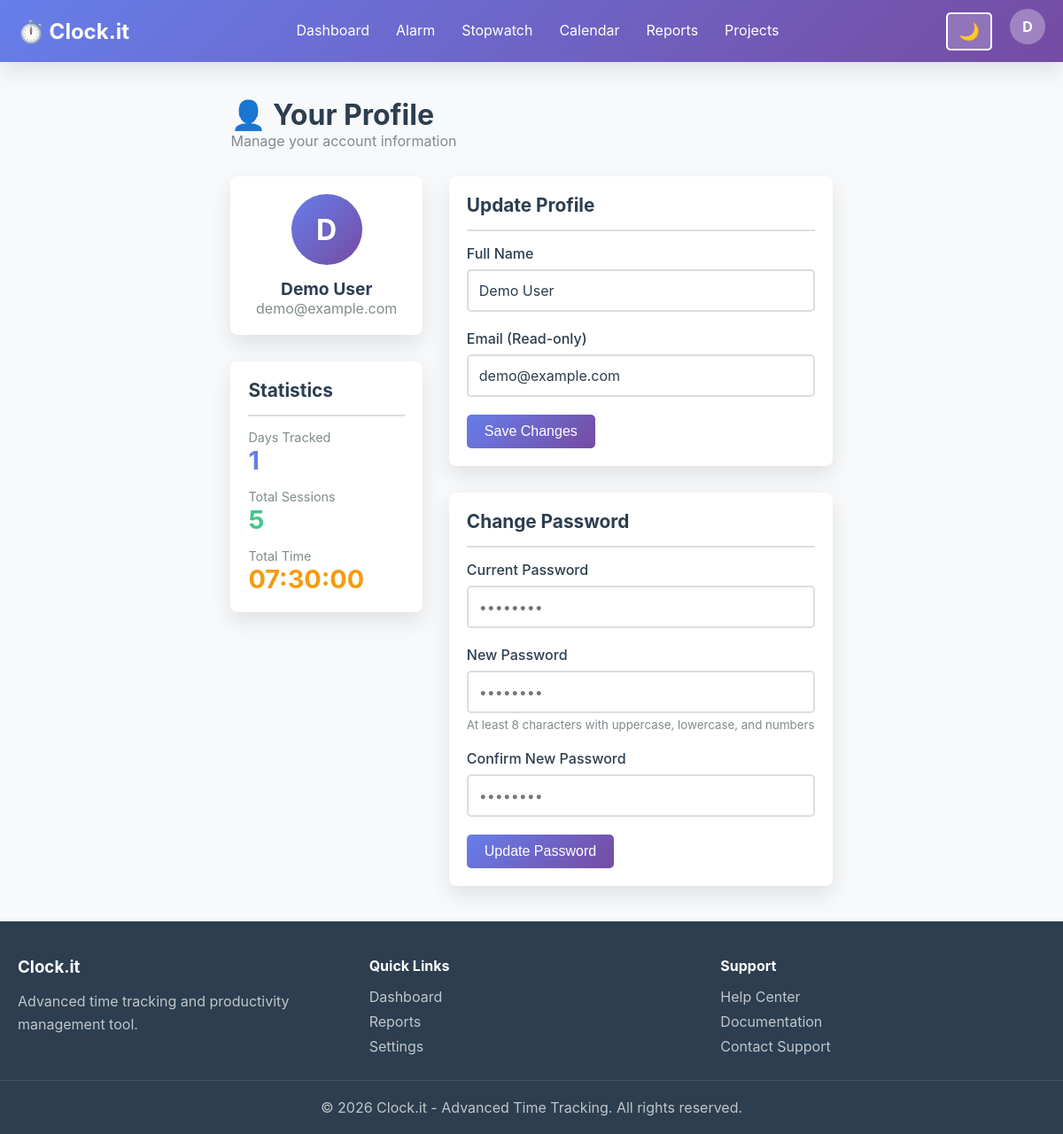
The app's page /profile.php (signed in) with its own data.
### tables this page shows
CREATE TABLE users (
                id INTEGER PRIMARY KEY AUTOINCREMENT,
                email TEXT UNIQUE NOT NULL,
                password_hash TEXT NOT NULL,
                full_name TEXT,
                created_at DATETIME DEFAULT CURRENT_TIMESTAMP,
                updated_at DATETIME DEFAULT CURRENT_TIMESTAMP,
                is_admin INTEGER DEFAULT 0,
                theme TEXT DEFAULT 'light',
                notifications_enabled INTEGER DEFAULT 1
            );

### config/database.php (called while the page is built, shortened)
<?php
class Database {
    private static $instance = null;
    private $connection;
    private $dbType = 'sqlite';
    private $dbPath;
    private function __construct() {
        if ($this->dbType === 'sqlite') {
            $this->dbPath = dirname(__DIR__) . '/data/clock-it.db';
        }
    }
    private function connectSQLite() {
        try {
            $this->connection = new PDO('sqlite:' . $this->dbPath);
            $this->connection->setAttribute(PDO::ATTR_ERRMODE, PDO::ERRMODE_EXCEPTION);
        } catch (PDOException $e) {
            die('Database connection failed: ' . $e->getMessage());
        }
    }
    public static function getInstance() {
        if (self::$instance === null) {
            self::$instance = new self();
        }
        return self::$instance;
    }
    public function query($sql, $params = []) {
        $stmt = $this->connection->prepare($sql);
        $stmt->execute($params);
        return $stmt;
    }
    public function fetch($sql, $params = []) {
        return $this->query($sql, $params)->fetch(PDO::FETCH_ASSOC);
    }
}
?>

### config/init.php (called while the page is built, shortened)
<?php
require_once dirname(__FILE__) . '/database.php';
require_once dirname(__FILE__) . '/html-helper.php';
function isAuthenticated() {
    return isset($_SESSION['user_id']) && isset($_SESSION['user_email']);
}
function getCurrentUser() {
    $db = Database::getInstance();
    return $db->fetch("SELECT id, email, full_name, is_admin, theme FROM users WHERE id = ?", [$_SESSION['user_id']]);
}
function formatDuration($seconds) {
    $hours = floor($seconds / 3600);
    $minutes = floor(($seconds % 3600) / 60);
    $secs = $seconds % 60;
    return sprintf('%02d:%02d:%02d', $hours, $minutes, $secs);
}
?>

### profile.php (the view, shortened to what this page needs)
<?php
require_once 'config/init.php';
$user = getCurrentUser();
$userId = $_SESSION['user_id'];
$db = Database::getInstance();
$stats = $db->fetch(
    "SELECT
        COUNT(DISTINCT DATE(start_time)) as days_tracked,
        COUNT(*) as total_sessions,
        SUM(duration_seconds) as total_time
     FROM time_sessions
     WHERE user_id = ?",
    [$userId]
);
?>
<?php HTMLHelper::renderHeader('Profile', $user); ?>
<body class="<?php echo $user['theme'] === 'dark' ? 'dark-theme' : 'light-theme'; ?>">
    <?php HTMLHelper::renderNavigation('profile', $user); ?>
    <div class="container">
        <div style="margin-bottom: 30px;">
            <h1>👤 Your Profile</h1>
            <p class="text-muted">Manage your account information</p>
        </div>
        <div style="display: grid; grid-template-columns: 1fr 2fr; gap: 30px;">
            <div>
                <div class="card mb-30">
                    <div class="card-body" style="text-align: center;">
                        <div style="width: 80px; height: 80px; border-radius: 50%; background: linear-gradient(135deg, #667eea, #764ba2); display: flex; align-items: center; justify-content: center; color: white; font-size: 2rem; margin: 0 auto 15px; font-weight: bold;">
                            <?php echo ucfirst(substr($user['email'], 0, 1)); ?>
                        </div>
                        <div style="font-size: 1.2rem; font-weight: bold;">
                            <?php echo htmlspecialchars($user['full_name'] ?? explode('@', $user['email'])[0]); ?>
                        </div>
                        <div class="text-muted" style="word-break: break-all;">
                            <?php echo htmlspecialchars($user['email']); ?>
                        </div>
                    </div>
                </div>
                <div class="card">
                    <div class="card-header">
                        <h3 class="card-title">Statistics</h3>
                    </div>
                    <div class="card-body">
                        <div style="display: flex; flex-direction: column; gap: 15px;">
                            <div>
                                <div class="text-muted" style="font-size: 0.9rem;">Days Tracked</div>
                                <div style="font-size: 1.8rem; font-weight: bold; color: #667eea;">
                                    <?php echo $stats['days_tracked'] ?? 0; ?>
                                </div>
                            </div>
                            <div>
                                <div class="text-muted" style="font-size: 0.9rem;">Total Sessions</div>
                                <div style="font-size: 1.8rem; font-weight: bold; color: #42c88a;">
                                    <?php echo $stats['total_sessions'] ?? 0; ?>
                                </div>
                            </div>
                            <div>
                                <div class="text-muted" style="font-size: 0.9rem;">Total Time</div>
                                <div style="font-size: 1.8rem; font-weight: bold; color: #f39c12;">
                                    <?php echo formatDuration($stats['total_time'] ?? 0); ?>
                                </div>
                            </div>
                        </div>
                    </div>
                </div>
            </div>
            <div>
                <div class="card mb-30">
                    <div class="card-header">
                        <h3 class="card-title">Update Profile</h3>
                    </div>
                    <div class="card-body">
                        <form method="POST">
                            <div class="form-group">
                                <label for="full_name">Full Name</label>
                                <input type="text" id="full_name" name="full_name" value="<?php echo htmlspecialchars($user['full_name'] ?? ''); ?>" placeholder="John Doe">
                            </div>
                            <div class="form-group">
                                <label for="email">Email (Read-only)</label>
                                <input type="email" id="email" value="<?php echo htmlspecialchars($user['email']); ?>" disabled>
                            </div>
                            <button type="submit" name="action" value="update_profile" class="btn btn-primary">Save Changes</button>
                        </form>
                    </div>
                </div>
                <div class="card">
                    <div class="card-header">
                        <h3 class="card-title">Change Password</h3>
                    </div>
                    <div class="card-body">
                        <form method="POST">
                            <div class="form-group">
                                <label for="current_password">Current Password</label>
                                <input type="password" id="current_password" name="current_password" placeholder="••••••••" required>
                            </div>
                            <div class="form-group">
                                <label for="new_password">New Password</label>
                                <input type="password" id="new_password" name="new_password" placeholder="••••••••" required>
                                <small class="text-muted" style="display: block; margin-top: 5px;">
                                    At least 8 characters with uppercase, lowercase, and numbers
                                </small>
                            </div>
                            <div class="form-group">
                                <label for="confirm_password">Confirm New Password</label>
                                <input type="password" id="confirm_password" name="confirm_password" placeholder="••••••••" required>
                            </div>
                            <button type="submit" name="action" value="change_password" class="btn btn-primary">Update Password</button>
                        </form>
                    </div>
                </div>
            </div>
        </div>
    </div>
    <?php HTMLHelper::renderFooter(); ?>
</body>
</html>

### config/html-helper.php (shortened to what this page needs)
<?php
class HTMLHelper {
    public static function renderHeader($title, $user = null) {
        $theme = $user && isset($user['theme']) ? $user['theme'] : 'light';
        $baseUrl = defined('BASE_URL') ? BASE_URL : '';
        echo <<<HTML
<!DOCTYPE html>
<html lang="en" data-theme="$theme" data-base-url="$baseUrl">
<head>
    <meta charset="UTF-8">
    <meta name="viewport" content="width=device-width, initial-scale=1.0">
    <meta http-equiv="X-UA-Compatible" content="IE=edge">
    <title>$title - Clock.it</title>
    <link rel="stylesheet" href="{$baseUrl}/assets/css/style.css">
    <link rel="stylesheet" href="{$baseUrl}/assets/css/responsive.css">
    <link rel="stylesheet" href="{$baseUrl}/assets/css/dark-mode.css">
</head>
<body class="$theme-theme">
HTML;
    }
    public static function renderNavigation($currentPage = '', $user = null) {
        $baseUrl = defined('BASE_URL') ? BASE_URL : '';
        $userEmail = $user ? htmlspecialchars($user['email']) : '';
        $userName = $user && $user['full_name'] ? htmlspecialchars($user['full_name']) : explode('@', $userEmail)[0];
        $userInitial = !empty($userName) ? $userName[0] : '?';
        echo <<<HTML
<nav class="navbar">
    <div class="navbar-container">
        <div class="navbar-brand">
            <a href="{$baseUrl}/dashboard.php" class="brand-logo">⏱️ Clock.it</a>
        </div>
        <ul class="navbar-menu" id="navMenu">
            <li><a href="{$baseUrl}/dashboard.php" class="nav-link $(currentPage === 'dashboard' ? 'active' : '')">Dashboard</a></li>
            <li><a href="{$baseUrl}/alarm.php" class="nav-link $(currentPage === 'alarm' ? 'active' : '')">Alarm</a></li>
            <li><a href="{$baseUrl}/stopwatch.php" class="nav-link $(currentPage === 'stopwatch' ? 'active' : '')">Stopwatch</a></li>
            <li><a href="{$baseUrl}/calendar.php" class="nav-link $(currentPage === 'calendar' ? 'active' : '')">Calendar</a></li>
            <li><a href="{$baseUrl}/reports.php" class="nav-link $(currentPage === 'reports' ? 'active' : '')">Reports</a></li>
            <li><a href="{$baseUrl}/projects.php" class="nav-link $(currentPage === 'projects' ? 'active' : '')">Projects</a></li>
HTML;
        echo <<<HTML
        </ul>
        <div class="navbar-end">
            <button id="themeToggle" class="theme-toggle" title="Toggle dark/light mode">
                <span id="themeIcon">🌙</span>
            </button>
            <div class="user-menu">
                <div class="user-avatar">$userInitial</div>
                <div class="user-dropdown">
                    <div class="user-info">
                        <div class="user-name">$userName</div>
                        <div class="user-email">$userEmail</div>
                    </div>
                    <hr>
                    <a href="{$baseUrl}/profile.php" class="dropdown-item">👤 Profile</a>
                    <a href="{$baseUrl}/settings.php" class="dropdown-item">⚙️ Settings</a>
                    <hr>
                    <a href="{$baseUrl}/logout.php" class="dropdown-item logout">🚪 Logout</a>
                </div>
            </div>
        </div>
        <button id="menuToggle" class="menu-toggle">☰</button>
    </div>
</nav>
HTML;
    }
    public static function renderFooter() {
        $year = date('Y');
        $baseUrl = defined('BASE_URL') ? BASE_URL : '';
        echo <<<HTML
<footer class="footer">
    <div class="footer-container">
        <div class="footer-section">
            <h3>Clock.it</h3>
            <p>Advanced time tracking and productivity management tool.</p>
        </div>
        <div class="footer-section">
            <h4>Quick Links</h4>
            <ul>
                <li><a href="{$baseUrl}/dashboard.php">Dashboard</a></li>
                <li><a href="{$baseUrl}/reports.php">Reports</a></li>
                <li><a href="{$baseUrl}/settings.php">Settings</a></li>
            </ul>
        </div>
        <div class="footer-section">
            <h4>Support</h4>
            <ul>
                <li><a href="{$baseUrl}/help.php">Help Center</a></li>
                <li><a href="{$baseUrl}/docs.php">Documentation</a></li>
                <li><a href="mailto:support@clock-it.local">Contact Support</a></li>
            </ul>
        </div>
    </div>
    <div class="footer-bottom">
        <p>&copy; $year Clock.it - Advanced Time Tracking. All rights reserved.</p>
    </div>
</footer>
<script>
    window.APP_BASE_URL = window.APP_BASE_URL || document.documentElement.dataset.baseUrl || '';
</script>
<script src="{$baseUrl}/assets/js/main.js"></script>
<script src="{$baseUrl}/assets/js/theme.js"></script>
</body>
</html>
HTML;
    }
}
?>

### records on screen
users: full_name "D", email "D", full_name "Demo User", email "demo@example.com"

### other values on screen
$stats['days_tracked'] "1"
$stats['total_sessions'] "5"
formatDuration($stats['total_time'] ?? 0) "07:30:00"
